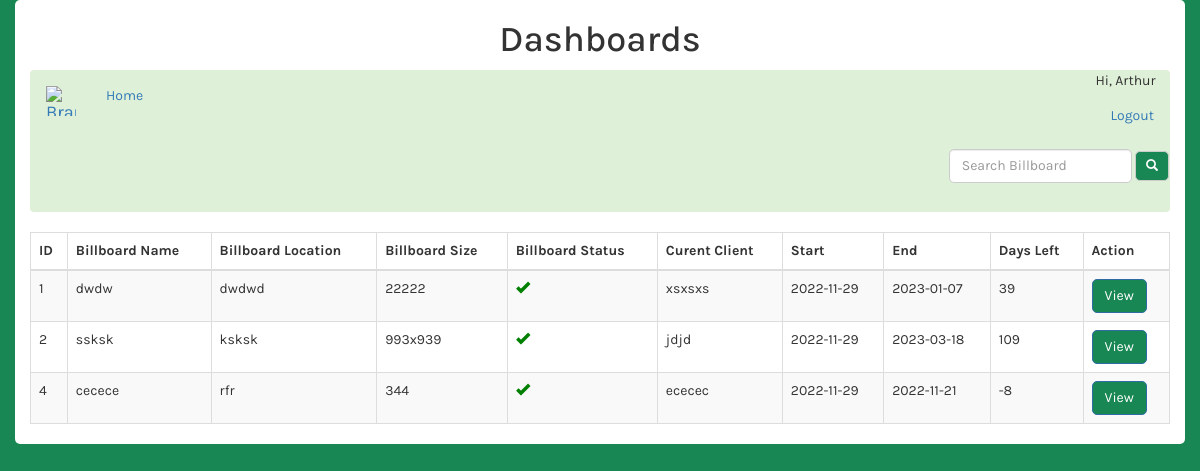
Page /rentedBillboards.php (signed in) on the committed database.
### tables this page shows
CREATE TABLE users (
        id INTEGER PRIMARY KEY AUTOINCREMENT,
        password CHAR(128) NOT NULL,
        email CHAR(128) NOT NULL,
        firstname CHAR(128) NOT NULL,
        lastname CHAR(128) NOT NULL,
        phonenumber TEXT,
        role TEXT
    );

CREATE TABLE billboards (
    id INTEGER PRIMARY KEY AUTOINCREMENT,
    name CHAR(128) NOT NULL,
    location CHAR(128) NOT NULL,
    size TEXT,
    status TEXT CHECK(status IN ('active', 'inactive')) NOT NULL DEFAULT 'active',
    price INTEGER,
    client TEXT,
    picture TEXT,
    startdate DATE,
    enddate DATE,
    addedby INTEGER,
    FOREIGN KEY(addedby) REFERENCES users(id)
);

### rentedBillboards.php (the view, shortened to what this page needs)
<?php include 'databaseConnection.php';
$sql = "SELECT * FROM billboards WHERE status = 'active'";
$stmt = $db->prepare($sql);
$stmt->execute();
$billboards = $stmt->fetchAll(PDO::FETCH_ASSOC);
$sql = "SELECT firstname FROM users WHERE id = :id";
$stmt = $db->prepare($sql);
$stmt->bindParam(':id', $_SESSION['id']);
$stmt->execute();
$firstname = $stmt->fetchColumn();
?>
<!DOCTYPE html>
<html>
<head>
    <link rel="stylesheet" href="https://maxcdn.bootstrapcdn.com/bootstrap/3.3.7/css/bootstrap.min.css">
</head>
<body>
    <div class="container">
        <h1>Dashboards</h1>
        <nav class="navbar bg-success">
            <div class="container-fluid">
                <div class="navbar-header">
                    <a class="navbar-brand" href="index.php">
                        <img alt="Brand" src="images/logo.png" width="30" height="30">
                    </a>
                </div>
                <ul class="nav navbar-nav">
                    <li><a href="index.php">Home</a></li>
                </ul>
                <ul class="nav navbar-nav navbar-right">
                    <li>
                        <span>Hi, <?php echo $firstname ?></span>
                        <a href="logout.php">Logout</a>
                    </li>
                </ul>
            </div>
            <form class="navbar-form navbar-right" action="search.php" method="GET">
                <div class="form-group">
                    <input type="text" class="form-control" placeholder="Search Billboard" name="search">
                    <button type="submit" class="btn btn-default btn-sm">
                        <span class="glyphicon glyphicon-search"></span>
                    </button>
                </div>
            </form>
        </nav>
        <div class="col">
            <div>
                <table class="table table-striped table-bordered">
                    <thead>
                        <tr>
                            <th>ID</th>
                            <th>Billboard Name</th>
                            <th>Billboard Location</th>
                            <th>Billboard Size</th>
                            <th>Billboard Status</th>
                            <th>Curent Client</th>
                            <th>Start</th>
                            <th>End</th>
                            <th>Days Left</th>
                            <th>Action</th>
                        </tr>
                    </thead>
                    <tbody>
                        <?php foreach ($billboards as $billboard) : ?>
                            <tr>
                                <td><?php echo $billboard['id']; ?></td>
                                <td><?php echo $billboard['name']; ?></td>
                                <td><?php echo $billboard['location']; ?></td>
                                <td><?php echo $billboard['size']; ?></td>
                                <td><?php
                                    if ($billboard['status'] == 'active') {
                                        echo '<span class="glyphicon glyphicon-ok" style="color:green;"></span>';
                                    } else {
                                        echo '<span class="glyphicon glyphicon-remove" style="color:red;"></span>';
                                    }
                                    ?></td>
                                <td><?php echo $billboard['client']; ?></td>
                                <td><?php echo $billboard['startdate']; ?></td>
                                <td><?php echo $billboard['enddate']; ?></td>
                                <td>
                                    <?php
                                    if ($billboard['status'] == 'active') {
                                        $currentdate = date('Y-m-d');
                                        $enddate = $billboard['enddate'];
                                        $daysleft = (strtotime($enddate) - strtotime($currentdate)) / (60 * 60 * 24);
                                        echo $daysleft;
                                    } else {
                                        echo 'N/A';
                                    }
                                    ?>
                                </td>
                                <td>
                                    <a href="billboard.php?id=<?php echo $billboard['id']; ?>" class="btn btn-primary">View</a>
                                </td>
                            </tr>
                        <?php endforeach; ?>
                    </tbody>
                </table>
            </div>
        </div>
    </div>
</body>
</html>

### rentedBillboards.php (style rules this page uses)
body { background-color: #198754; font-family: 'Karla', sans-serif; }
.container { margin: auto; background-color: #fff; border-radius: 5px; }
.container h1 { text-align: center; }
.container .form-group { margin-bottom: 20px; }
.container .form-control { border-radius: 5px; }
.container .btn { border-radius: 5px; background-color: #198754; color: #fff; }

### rows in the picture
users: firstname "Arthur"
billboards: id "1", name "dwdw", location "dwdwd", size "22222", status "active" (drawn), client "xsxsxs", startdate "2022-11-29", enddate "2023-01-07"
billboards: id "2", name "ssksk", location "ksksk", size "993x939", status "active" (drawn), client "jdjd", startdate "2022-11-29", enddate "2023-03-18"
billboards: id "4", name "cecece", location "rfr", size "344", status "active" (drawn), client "ececec", startdate "2022-11-29", enddate "2022-11-21"
